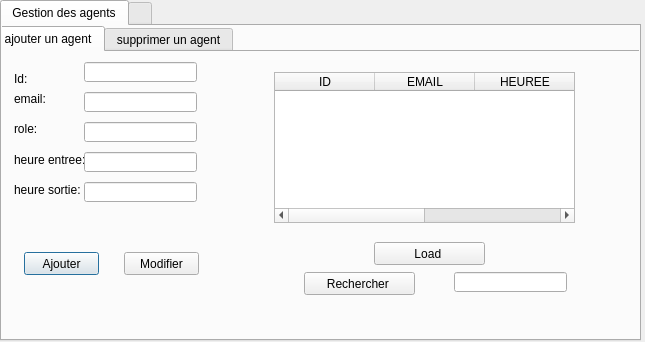
<?xml version="1.0" encoding="UTF-8"?>
<ui version="4.0">
 <class>Dialog</class>
 <widget class="QDialog" name="Dialog">
  <property name="geometry">
   <rect>
    <x>0</x>
    <y>0</y>
    <width>645</width>
    <height>342</height>
   </rect>
  </property>
  <property name="windowTitle">
   <string>Dialog</string>
  </property>
  <widget class="QTabWidget" name="tabWidget">
   <property name="geometry">
    <rect>
     <x>0</x>
     <y>0</y>
     <width>641</width>
     <height>341</height>
    </rect>
   </property>
   <property name="currentIndex">
    <number>0</number>
   </property>
   <widget class="QWidget" name="tab_3">
    <attribute name="title">
     <string>Gestion des agents</string>
    </attribute>
    <widget class="QTabWidget" name="tabWidget_2">
     <property name="geometry">
      <rect>
       <x>-10</x>
       <y>0</y>
       <width>651</width>
       <height>331</height>
      </rect>
     </property>
     <property name="currentIndex">
      <number>0</number>
     </property>
     <widget class="QWidget" name="tab_5">
      <attribute name="title">
       <string>ajouter un agent</string>
      </attribute>
      <widget class="QLabel" name="label">
       <property name="geometry">
        <rect>
         <x>20</x>
         <y>20</y>
         <width>47</width>
         <height>14</height>
        </rect>
       </property>
       <property name="text">
        <string>Id:</string>
       </property>
      </widget>
      <widget class="QLabel" name="label_2">
       <property name="geometry">
        <rect>
         <x>20</x>
         <y>40</y>
         <width>47</width>
         <height>14</height>
        </rect>
       </property>
       <property name="text">
        <string>email:</string>
       </property>
      </widget>
      <widget class="QLabel" name="label_5">
       <property name="geometry">
        <rect>
         <x>20</x>
         <y>70</y>
         <width>47</width>
         <height>14</height>
        </rect>
       </property>
       <property name="text">
        <string>role:</string>
       </property>
      </widget>
      <widget class="QLabel" name="label_6">
       <property name="geometry">
        <rect>
         <x>20</x>
         <y>100</y>
         <width>71</width>
         <height>16</height>
        </rect>
       </property>
       <property name="text">
        <string>heure entree:</string>
       </property>
      </widget>
      <widget class="QLabel" name="label_7">
       <property name="geometry">
        <rect>
         <x>20</x>
         <y>130</y>
         <width>71</width>
         <height>16</height>
        </rect>
       </property>
       <property name="text">
        <string>heure sortie:</string>
       </property>
      </widget>
      <widget class="QLineEdit" name="ID">
       <property name="geometry">
        <rect>
         <x>90</x>
         <y>10</y>
         <width>113</width>
         <height>20</height>
        </rect>
       </property>
      </widget>
      <widget class="QLineEdit" name="EMAIL">
       <property name="geometry">
        <rect>
         <x>90</x>
         <y>40</y>
         <width>113</width>
         <height>20</height>
        </rect>
       </property>
      </widget>
      <widget class="QLineEdit" name="ROLE">
       <property name="geometry">
        <rect>
         <x>90</x>
         <y>70</y>
         <width>113</width>
         <height>20</height>
        </rect>
       </property>
      </widget>
      <widget class="QLineEdit" name="HEUREE">
       <property name="geometry">
        <rect>
         <x>90</x>
         <y>100</y>
         <width>113</width>
         <height>20</height>
        </rect>
       </property>
      </widget>
      <widget class="QLineEdit" name="HEURES">
       <property name="geometry">
        <rect>
         <x>90</x>
         <y>130</y>
         <width>113</width>
         <height>20</height>
        </rect>
       </property>
      </widget>
      <widget class="QPushButton" name="pushButton">
       <property name="geometry">
        <rect>
         <x>30</x>
         <y>200</y>
         <width>75</width>
         <height>23</height>
        </rect>
       </property>
       <property name="styleSheet">
        <string notr="true">
-moz-box-shadow: 0px 10px 14px -7px #3e7327;
	-webkit-box-shadow: 0px 10px 14px -7px #3e7327;
	box-shadow: 0px 10px 14px -7px #3e7327;
	background:-webkit-gradient(linear, left top, left bottom, color-stop(0.05, #77b55a), color-stop(1, #72b352));
	background:-moz-linear-gradient(top, #77b55a 5%, #72b352 100%);
	background:-webkit-linear-gradient(top, #77b55a 5%, #72b352 100%);
	background:-o-linear-gradient(top, #77b55a 5%, #72b352 100%);
	background:-ms-linear-gradient(top, #77b55a 5%, #72b352 100%);
	background:linear-gradient(to bottom, #77b55a 5%, #72b352 100%);
	
	background-color:darkCyan;
	-moz-border-radius:4px;
	-webkit-border-radius:4px;
	border-radius:4px;
	border:1px solid #4b8f29;
	display:inline-block;
	cursor:pointer;
	color:#ffffff;
	font-family:Arial;
	font-size:13px;
	font-weight:bold;
	padding:6px 12px;
	text-decoration:none;
	text-shadow:0px 1px 0px #5b8a3c;
}
#pushButton_3:hover{
background:-webkit-gradient(linear, left top, left bottom, color-stop(0.05, #72b352), color-stop(1, #77b55a));
	background:-moz-linear-gradient(top, #72b352 5%, #77b55a 100%);
	background:-webkit-linear-gradient(top, #72b352 5%, #77b55a 100%);
	background:-o-linear-gradient(top, #72b352 5%, #77b55a 100%);
	background:-ms-linear-gradient(top, #72b352 5%, #77b55a 100%);
	background:linear-gradient(to bottom, #72b352 5%, #77b55a 100%);
	
	background-color:blue;
</string>
       </property>
       <property name="text">
        <string>Ajouter</string>
       </property>
      </widget>
      <widget class="QPushButton" name="pushButton_2">
       <property name="geometry">
        <rect>
         <x>130</x>
         <y>200</y>
         <width>75</width>
         <height>23</height>
        </rect>
       </property>
       <property name="styleSheet">
        <string notr="true">
-moz-box-shadow: 0px 10px 14px -7px #3e7327;
	-webkit-box-shadow: 0px 10px 14px -7px #3e7327;
	box-shadow: 0px 10px 14px -7px #3e7327;
	background:-webkit-gradient(linear, left top, left bottom, color-stop(0.05, #77b55a), color-stop(1, #72b352));
	background:-moz-linear-gradient(top, #77b55a 5%, #72b352 100%);
	background:-webkit-linear-gradient(top, #77b55a 5%, #72b352 100%);
	background:-o-linear-gradient(top, #77b55a 5%, #72b352 100%);
	background:-ms-linear-gradient(top, #77b55a 5%, #72b352 100%);
	background:linear-gradient(to bottom, #77b55a 5%, #72b352 100%);
	
	background-color:darkCyan;
	-moz-border-radius:4px;
	-webkit-border-radius:4px;
	border-radius:4px;
	border:1px solid #4b8f29;
	display:inline-block;
	cursor:pointer;
	color:#ffffff;
	font-family:Arial;
	font-size:13px;
	font-weight:bold;
	padding:6px 12px;
	text-decoration:none;
	text-shadow:0px 1px 0px #5b8a3c;
}
#pushButton_3:hover{
background:-webkit-gradient(linear, left top, left bottom, color-stop(0.05, #72b352), color-stop(1, #77b55a));
	background:-moz-linear-gradient(top, #72b352 5%, #77b55a 100%);
	background:-webkit-linear-gradient(top, #72b352 5%, #77b55a 100%);
	background:-o-linear-gradient(top, #72b352 5%, #77b55a 100%);
	background:-ms-linear-gradient(top, #72b352 5%, #77b55a 100%);
	background:linear-gradient(to bottom, #72b352 5%, #77b55a 100%);
	
	background-color:blue;
</string>
       </property>
       <property name="text">
        <string>Modifier</string>
       </property>
      </widget>
      <widget class="QTableWidget" name="tableWidget">
       <property name="geometry">
        <rect>
         <x>280</x>
         <y>20</y>
         <width>301</width>
         <height>151</height>
        </rect>
       </property>
       <column>
        <property name="text">
         <string>ID</string>
        </property>
       </column>
       <column>
        <property name="text">
         <string>EMAIL</string>
        </property>
       </column>
       <column>
        <property name="text">
         <string>HEUREE</string>
        </property>
       </column>
       <column>
        <property name="text">
         <string>ROLE</string>
        </property>
       </column>
      </widget>
      <widget class="QPushButton" name="pushButton_3">
       <property name="geometry">
        <rect>
         <x>310</x>
         <y>220</y>
         <width>111</width>
         <height>23</height>
        </rect>
       </property>
       <property name="styleSheet">
        <string notr="true">moz-box-shadow: 0px 10px 14px -7px #3e7327;
	-webkit-box-shadow: 0px 10px 14px -7px #3e7327;
	box-shadow: 0px 10px 14px -7px #3e7327;
	background:-webkit-gradient(linear, left top, left bottom, color-stop(0.05, #77b55a), color-stop(1, #72b352));
	background:-moz-linear-gradient(top, #77b55a 5%, #72b352 100%);
	background:-webkit-linear-gradient(top, #77b55a 5%, #72b352 100%);
	background:-o-linear-gradient(top, #77b55a 5%, #72b352 100%);
	background:-ms-linear-gradient(top, #77b55a 5%, #72b352 100%);
	background:linear-gradient(to bottom, #77b55a 5%, #72b352 100%);
	
	background-color:darkCyan;
	-moz-border-radius:4px;
	-webkit-border-radius:4px;
	border-radius:4px;
	border:1px solid #4b8f29;
	display:inline-block;
	cursor:pointer;
	color:#ffffff;
	font-family:Arial;
	font-size:13px;
	font-weight:bold;
	padding:6px 12px;
	text-decoration:none;
	text-shadow:0px 1px 0px #5b8a3c;
}
#pushButton_3:hover{
background:-webkit-gradient(linear, left top, left bottom, color-stop(0.05, #72b352), color-stop(1, #77b55a));
	background:-moz-linear-gradient(top, #72b352 5%, #77b55a 100%);
	background:-webkit-linear-gradient(top, #72b352 5%, #77b55a 100%);
	background:-o-linear-gradient(top, #72b352 5%, #77b55a 100%);
	background:-ms-linear-gradient(top, #72b352 5%, #77b55a 100%);
	background:linear-gradient(to bottom, #72b352 5%, #77b55a 100%);
	
	background-color:blue;
</string>
       </property>
       <property name="text">
        <string>Rechercher </string>
       </property>
      </widget>
      <widget class="QLineEdit" name="lineEdit_6">
       <property name="geometry">
        <rect>
         <x>460</x>
         <y>220</y>
         <width>113</width>
         <height>20</height>
        </rect>
       </property>
       <property name="text">
        <string/>
       </property>
      </widget>
      <widget class="QPushButton" name="pushButton_5">
       <property name="geometry">
        <rect>
         <x>380</x>
         <y>190</y>
         <width>111</width>
         <height>23</height>
        </rect>
       </property>
       <property name="styleSheet">
        <string notr="true">moz-box-shadow: 0px 10px 14px -7px #3e7327;
	-webkit-box-shadow: 0px 10px 14px -7px #3e7327;
	box-shadow: 0px 10px 14px -7px #3e7327;
	background:-webkit-gradient(linear, left top, left bottom, color-stop(0.05, #77b55a), color-stop(1, #72b352));
	background:-moz-linear-gradient(top, #77b55a 5%, #72b352 100%);
	background:-webkit-linear-gradient(top, #77b55a 5%, #72b352 100%);
	background:-o-linear-gradient(top, #77b55a 5%, #72b352 100%);
	background:-ms-linear-gradient(top, #77b55a 5%, #72b352 100%);
	background:linear-gradient(to bottom, #77b55a 5%, #72b352 100%);
	
	background-color:darkCyan;
	-moz-border-radius:4px;
	-webkit-border-radius:4px;
	border-radius:4px;
	border:1px solid #4b8f29;
	display:inline-block;
	cursor:pointer;
	color:#ffffff;
	font-family:Arial;
	font-size:13px;
	font-weight:bold;
	padding:6px 12px;
	text-decoration:none;
	text-shadow:0px 1px 0px #5b8a3c;
}
#pushButton_3:hover{
background:-webkit-gradient(linear, left top, left bottom, color-stop(0.05, #72b352), color-stop(1, #77b55a));
	background:-moz-linear-gradient(top, #72b352 5%, #77b55a 100%);
	background:-webkit-linear-gradient(top, #72b352 5%, #77b55a 100%);
	background:-o-linear-gradient(top, #72b352 5%, #77b55a 100%);
	background:-ms-linear-gradient(top, #72b352 5%, #77b55a 100%);
	background:linear-gradient(to bottom, #72b352 5%, #77b55a 100%);
	
	background-color:blue;
</string>
       </property>
       <property name="text">
        <string>Load </string>
       </property>
      </widget>
     </widget>
     <widget class="QWidget" name="tab_6">
      <attribute name="title">
       <string>supprimer un agent</string>
      </attribute>
      <widget class="QLineEdit" name="lineEdit_7">
       <property name="geometry">
        <rect>
         <x>60</x>
         <y>40</y>
         <width>113</width>
         <height>20</height>
        </rect>
       </property>
      </widget>
      <widget class="QLabel" name="label_3">
       <property name="geometry">
        <rect>
         <x>30</x>
         <y>40</y>
         <width>47</width>
         <height>14</height>
        </rect>
       </property>
       <property name="text">
        <string>Id</string>
       </property>
      </widget>
      <widget class="QPushButton" name="pushButton_4">
       <property name="geometry">
        <rect>
         <x>70</x>
         <y>80</y>
         <width>111</width>
         <height>23</height>
        </rect>
       </property>
       <property name="styleSheet">
        <string notr="true">moz-box-shadow: 0px 10px 14px -7px #3e7327;
	-webkit-box-shadow: 0px 10px 14px -7px #3e7327;
	box-shadow: 0px 10px 14px -7px #3e7327;
	background:-webkit-gradient(linear, left top, left bottom, color-stop(0.05, #77b55a), color-stop(1, #72b352));
	background:-moz-linear-gradient(top, #77b55a 5%, #72b352 100%);
	background:-webkit-linear-gradient(top, #77b55a 5%, #72b352 100%);
	background:-o-linear-gradient(top, #77b55a 5%, #72b352 100%);
	background:-ms-linear-gradient(top, #77b55a 5%, #72b352 100%);
	background:linear-gradient(to bottom, #77b55a 5%, #72b352 100%);
	
	background-color:darkCyan;
	-moz-border-radius:4px;
	-webkit-border-radius:4px;
	border-radius:4px;
	border:1px solid #4b8f29;
	display:inline-block;
	cursor:pointer;
	color:#ffffff;
	font-family:Arial;
	font-size:13px;
	font-weight:bold;
	padding:6px 12px;
	text-decoration:none;
	text-shadow:0px 1px 0px #5b8a3c;
}
#pushButton_3:hover{
background:-webkit-gradient(linear, left top, left bottom, color-stop(0.05, #72b352), color-stop(1, #77b55a));
	background:-moz-linear-gradient(top, #72b352 5%, #77b55a 100%);
	background:-webkit-linear-gradient(top, #72b352 5%, #77b55a 100%);
	background:-o-linear-gradient(top, #72b352 5%, #77b55a 100%);
	background:-ms-linear-gradient(top, #72b352 5%, #77b55a 100%);
	background:linear-gradient(to bottom, #72b352 5%, #77b55a 100%);
	
	background-color:blue;
</string>
       </property>
       <property name="text">
        <string>Supprimer </string>
       </property>
      </widget>
     </widget>
    </widget>
   </widget>
   <widget class="QWidget" name="tab_4">
    <attribute name="title">
     <string/>
    </attribute>
   </widget>
  </widget>
 </widget>
 <resources/>
 <connections/>
</ui>
